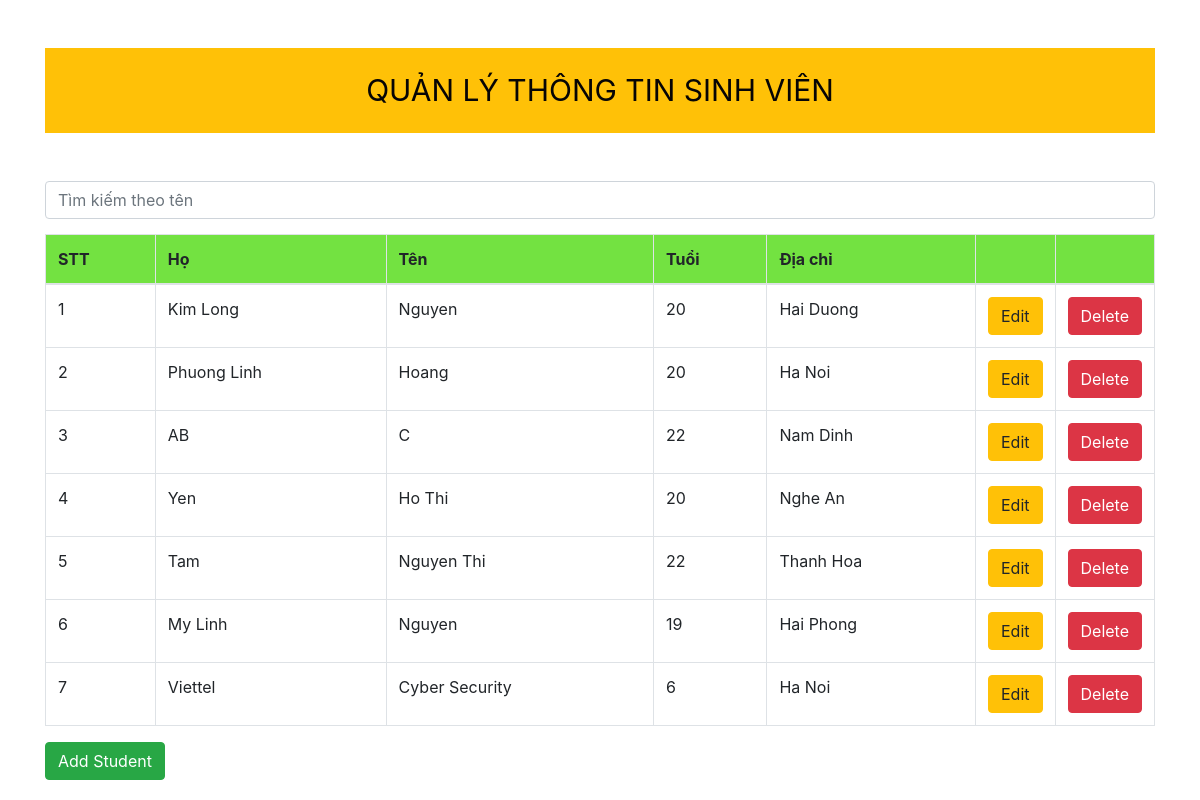
The page /TeacherWeb.php on the database its author committed.
### tables this page shows
CREATE TABLE `student` (
  `id` int(255) NOT NULL,
  `fname` varchar(80) NOT NULL,
  `lname` varchar(100) NOT NULL,
  `age` int(100) NOT NULL,
  `address` text NOT NULL,
  `username` varchar(45) NOT NULL,
  `password` varchar(45) NOT NULL
);

### dbhelp.php (called while the page is built, shortened)
<?php
function executeResult($sql) {
	$conn = mysqli_connect(HOST, USERNAME, PASSWORD, DATABASE);
	$resultset = mysqli_query($conn, $sql);
	$list      = [];
	while ($row = mysqli_fetch_array($resultset, 1)) {
		$list[] = $row;
	}
	return $list;
}

### TeacherWeb.php (the view, shortened to what this page needs)
<?php
require_once ('dbhelp.php');
?>
<!DOCTYPE html>
<html>
<head>
	<link rel="stylesheet" href="https://maxcdn.bootstrapcdn.com/bootstrap/4.4.1/css/bootstrap.min.css">
	<link rel="stylesheet" href="assets/css/Teacher.css">
</head>
<body>
	<div class="container">
		<div class="panel panel-primary">
			<div class="panel-heading">
				QUẢN LÝ THÔNG TIN SINH VIÊN
			</div>
			<form method="get">
					<input type="text" name="s" class="form-control" style="margin-top: 15px; margin-bottom: 15px;" placeholder="Tìm kiếm theo tên">
				</form>
			<div class="panel-body">
				<table class="table table-bordered">
					<thead>
						<tr>
							<th class="title ">STT</th>
							<th class="title ">Họ</th>
                                                        <th class="title ">Tên</th>
							<th class="title ">Tuổi</th>
							<th class="title ">Địa chỉ</th>
                                                        <th class ="title" width="60px"></th>
							<th class ="title" width="60px"></th>
						</tr>
					</thead>
					<tbody>
<?php
if (isset($_GET['s']) && $_GET['s'] != '') {
	$sql = 'select * from student where fname like "%'.$_GET['s'].'%"';
} else {
	$sql = 'select * from student';
}
$studentList = executeResult($sql);
$index = 1;
foreach ($studentList as $std) {
	echo '<tr>
			<td>'.($index++).'</td>
			<td>'.$std['fname'].'</td>
                        <td>'.$std['lname'].'</td>
			<td>'.$std['age'].'</td>
			<td>'.$std['address'].'</td>
			<td><button class="btn btn-warning" onclick=\'window.open("input.php?id='.$std['id'].'","_self")\'>Edit</button></td>
			<td><button class="btn btn-danger" onclick="deleteStudent('.$std['id'].')">Delete</button></td>
		</tr>';
}
?>
					</tbody>
				</table>
				<button class="btn btn-success" onclick="window.open('input.php', '_self')">Add Student</button>
			</div>
		</div>
	</div>
</body>
</html>

### assets/css/Teacher.css (style rules this page uses)
.panel-heading { text-align: center; font-size: 30px; color: #070505; background-color: #ffc107; margin: 3rem 0; padding: 20px; }
.title { background-color: #73e241; }

### rows shown on the page
student: fname "Kim Long", lname "Nguyen", age "20", address "Hai Duong"
student: fname "Phuong Linh", lname "Hoang", age "20", address "Ha Noi"
student: fname "AB", lname "C", age "22", address "Nam Dinh"
student: fname "Yen", lname "Ho Thi", age "20", address "Nghe An"
student: fname "Tam", lname "Nguyen Thi", age "22", address "Thanh Hoa"
student: fname "My Linh", lname "Nguyen", age "19", address "Hai Phong"
student: fname "Viettel", lname "Cyber Security", age "6", address "Ha Noi"
